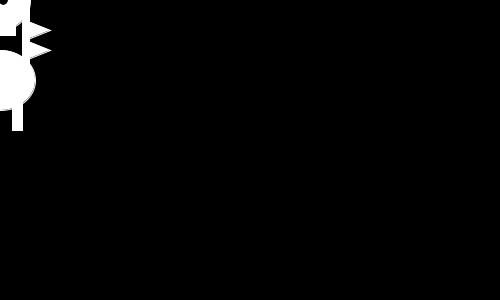
Frame 1 (no input)
Frame 60 (the mouse pressed at the canvas centre just before this capture): identical to frame 1, image omitted
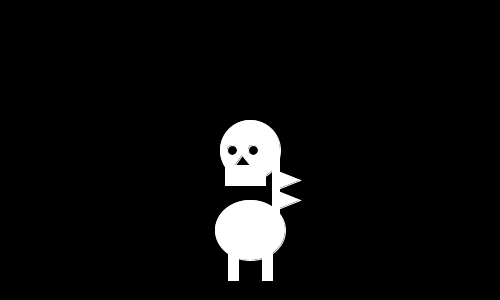
Frame 120 (the mouse held since frame 60 and released just before this capture)

The Processing sketch that drew these frames (run headless with seeded random() and noise(); from frame 60 on, the mouse is pressed at the canvas centre):

// Processing sketch: processing_25287
// ── processing_25287.pde

void setup() {
       size(500, 300);
       stroke(255);
       background(0);
     }
     
void draw() {
  background(0);
  fill(255);
  smooth();
  
  int x=mouseX;
  int y=mouseY;
  
 
  rect(x-22,y+90,10,40); //legs
  rect(x+12,y+90,10,40); //legs
  
   //neck
  beginShape();
  vertex(x+25,y+20);
  vertex(x+50,y+30);
  vertex(x+25,y+40);
  vertex(x+50,y+50);
  vertex(x+25,y+60);
 /* vertex(x+50,y+70);
  vertex(x+30,y+80);
  vertex(x+50,y+90);
  vertex(x+30,y+100);*/
  endShape();
  
  
  fill(255);
  ellipse(x,y,60,60); //head
  rect(x-25,y,40,35); //head
  rect(x+22,y,7,80); //neck
  ellipse(x,y+80,70,60); //body
  
  

 
  
  
  
  
  fill(0);
  ellipse(x-18,y,10,10); //eye
  ellipse(x+3,y,10,10); //eye
  triangle(x-8,y+5,x,y+15,x-15,y+15); //nose
  
  
     
     
     }
